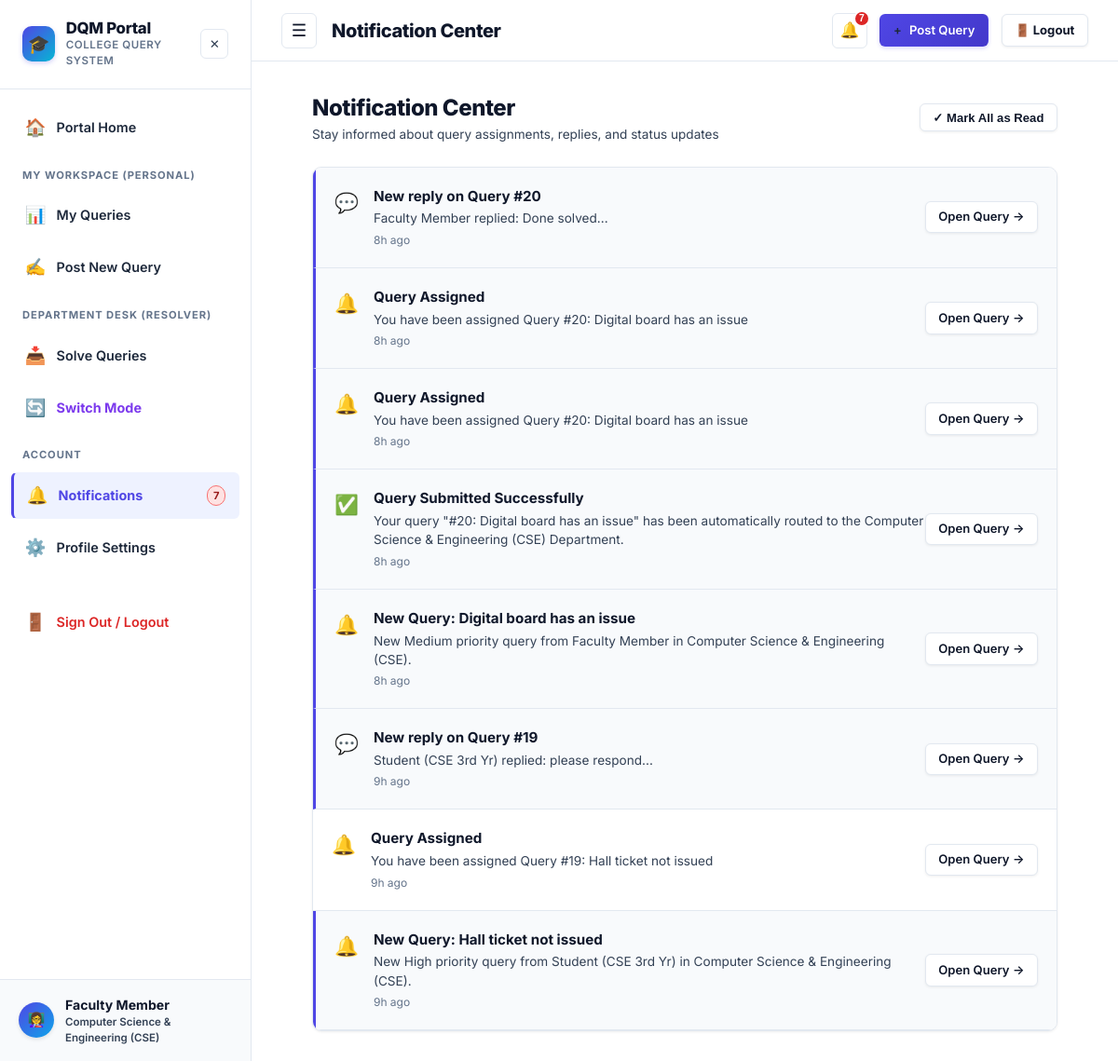
/notifications (signed in), run on an earlier commit of the app's database.
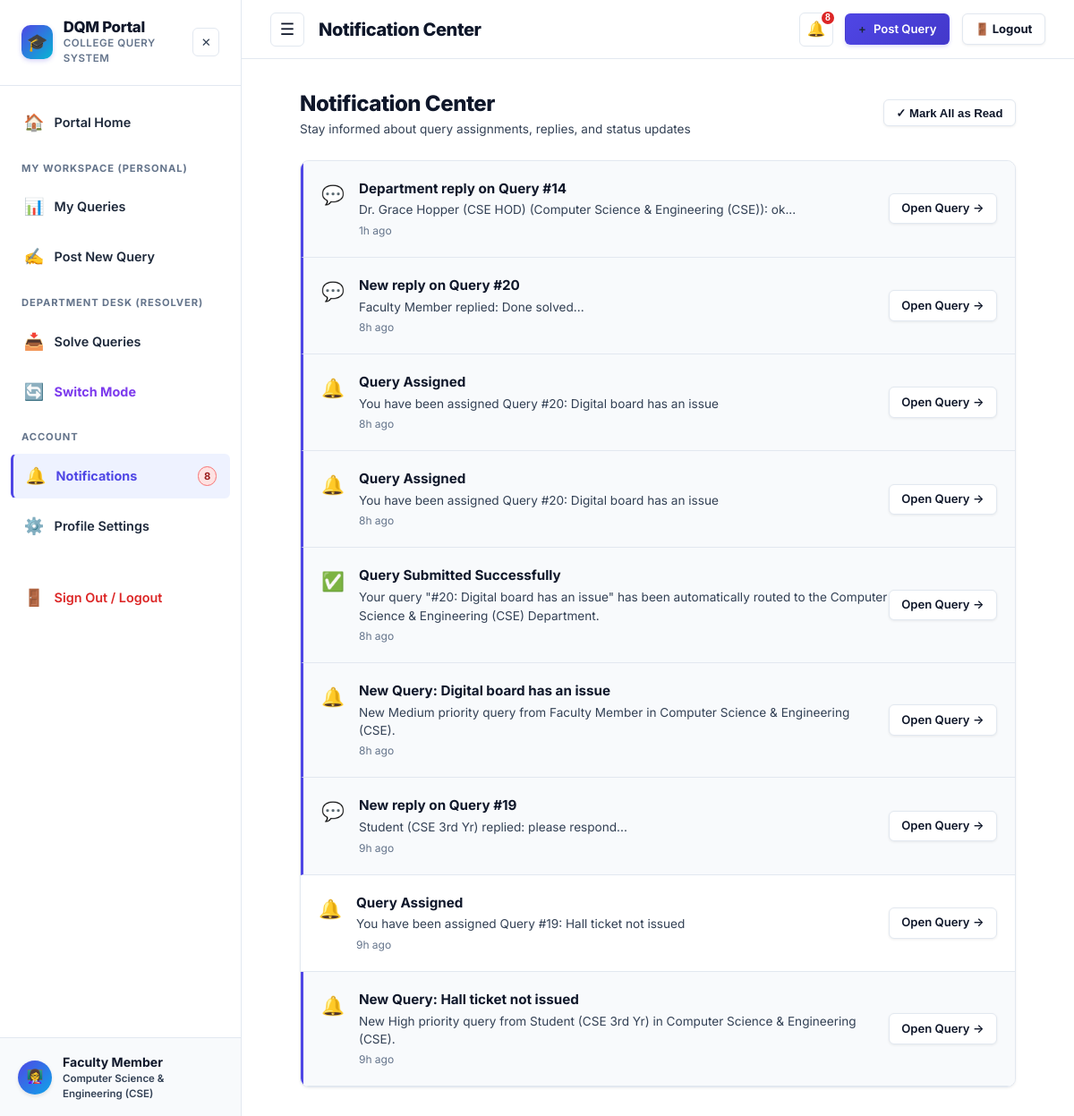
And on a later commit of the database.
### tables this page shows
CREATE TABLE notifications (
    id INTEGER PRIMARY KEY AUTOINCREMENT,
    user_id INTEGER NOT NULL,
    query_id INTEGER,
    title TEXT NOT NULL,
    message TEXT NOT NULL,
    type TEXT DEFAULT 'info',
    is_read INTEGER DEFAULT 0,
    created_at TIMESTAMP DEFAULT CURRENT_TIMESTAMP,
    FOREIGN KEY(user_id) REFERENCES users(id) ON DELETE CASCADE,
    FOREIGN KEY(query_id) REFERENCES queries(id) ON DELETE CASCADE
);

### app.py (the view)
@app.route('/notifications')
@login_required
def notifications():
    user = get_current_user()
    db = get_db()
    all_notifs = db.execute("""
        SELECT n.*, q.title as query_title
        FROM notifications n
        LEFT JOIN queries q ON n.query_id = q.id
        WHERE n.user_id = ?
        ORDER BY n.created_at DESC
    """, (user['id'],)).fetchall()
    return render_template('notifications.html', notifications=all_notifs)

### app.py (called while the page is built)
def login_required(f):
    @wraps(f)
    def decorated_function(*args, **kwargs):
        user = get_current_user()
        if not user:
            session.clear()
            flash('Please log in to access this page.', 'warning')
            return redirect(url_for('login', next=request.url))
        return f(*args, **kwargs)
    return decorated_function

def get_current_user():
    if 'user_id' in session:
        db = get_db()
        user = db.execute('SELECT * FROM users WHERE id = ?', (session['user_id'],)).fetchone()
        if not user or not user['is_active']:
            session.clear()
            return None
        return user
    return None

### database.py (called while the page is built)
def get_db():
    if 'db' not in g:
        g.db = sqlite3.connect(
            current_app.config['DATABASE'],
            detect_types=sqlite3.PARSE_DECLTYPES
        )
        g.db.row_factory = sqlite3.Row
        g.db.execute("PRAGMA foreign_keys = ON")
    return g.db

### templates/notifications.html (shortened to what this page needs)
{% extends 'base.html' %}
{% block page_title %}Notification Center{% endblock %}
{% block content %}
<div style="max-width: 800px; margin: 0 auto;">
  <div style="display: flex; justify-content: space-between; align-items: center; margin-bottom: 1.5rem;">
    <div>
      <h1 style="font-size: 1.5rem; font-weight: 800; color: var(--text-main); margin: 0;">Notification Center</h1>
      <p style="font-size: 0.85rem; color: var(--text-muted); margin: 0;">Stay informed about query assignments, replies, and status updates</p>
    </div>
    <button type="button" class="btn btn-secondary btn-sm" onclick="markAllRead()">
      ✓ Mark All as Read
    </button>
  </div>
  <div class="card" style="padding: 0; overflow: hidden;">
    {% if notifications %}
      {% for n in notifications %}
      <div class="notif-item {% if not n.is_read %}unread{% endif %}" style="padding: 1.25rem; display: flex; justify-content: space-between; align-items: center; border-bottom: 1px solid var(--border-color);">
        <div style="display: flex; gap: 1rem; align-items: flex-start;">
          <div style="font-size: 1.3rem; margin-top: 2px;">
            {% if n.type == 'urgent' %}🚨
            {% elif n.type == 'success' %}✅
            {% elif n.type == 'message' %}💬
            {% else %}🔔{% endif %}
          </div>
          <div>
            <div style="font-weight: 700; font-size: 0.95rem; color: var(--text-main);">{{ n.title }}</div>
            <div style="font-size: 0.85rem; color: var(--text-muted); margin-top: 2px;">{{ n.message }}</div>
            <div style="font-size: 0.75rem; color: var(--text-light); margin-top: 4px;">{{ n.created_at | timeago }}</div>
          </div>
        </div>
        <div>
          {% if n.query_id %}
          <a href="{{ url_for('query_details', query_id=n.query_id) }}" class="btn btn-secondary btn-sm" onclick="markSingleRead({{ n.id }})">
            Open Query →
          </a>
          {% endif %}
        </div>
      </div>
      {% endfor %}
    {% endif %}
  </div>
</div>
{% endblock %}

### templates/base.html (shortened to what the changed rows need)
<!DOCTYPE html>
<html lang="en">
<head>
  <link rel="stylesheet" href="{{ url_for('static', filename='css/style.css') }}">
</head>
<body data-user-role="{{ current_user.role if current_user else '' }}" data-user-dept="{{ current_user.department if current_user else '' }}" data-user-id="{{ current_user.id if current_user else '' }}">
  <div class="app-container">
    {% if current_user %}
    <aside class="sidebar" id="appSidebar">
      <div class="sidebar-header">
        <a href="{{ url_for('index') }}" class="sidebar-brand-wrapper" style="text-decoration: none; color: inherit;">
          <div class="sidebar-brand">
            <h2>DQM Portal</h2>
          </div>
        </a>
      </div>
      <nav class="sidebar-nav">
        <a href="{{ url_for('notifications') }}" class="nav-item {% if request.endpoint == 'notifications' %}active{% endif %}">
          <span class="icon">🔔</span> Notifications
          {% if unread_notifications_count > 0 %}
          <span class="badge badge-urgent" style="margin-left: auto; padding: 2px 6px; font-size: 0.7rem;">{{ unread_notifications_count }}</span>
          {% endif %}
        </a>
      </nav>
    </aside>
    {% endif %}
    <div class="main-content">
      {% if current_user %}
      <header class="topbar">
        <div class="topbar-right">
          <div class="notif-wrapper">
            <button class="notif-btn" id="notifBtn" aria-label="Notifications" title="Notifications">
              🔔
              {% if unread_notifications_count > 0 %}
              <span class="notif-badge">{{ unread_notifications_count }}</span>
              {% endif %}
            </button>
          </div>
        </div>
      </header>
      {% endif %}
      <main class="page-body">
        {% block content %}{% endblock %}
      </main>
    </div>
  </div>
</body>
</html>

What changed in the data, as far as the page shows it:
added notifications: title "Department reply on Query #14", message "Dr. Grace Hopper (CSE HOD) (Computer Science & Engineering (CSE)): ok...", created_at "1h ago"
Also different on the page:
{{ unread_notifications_count }}: "7" → "8"
